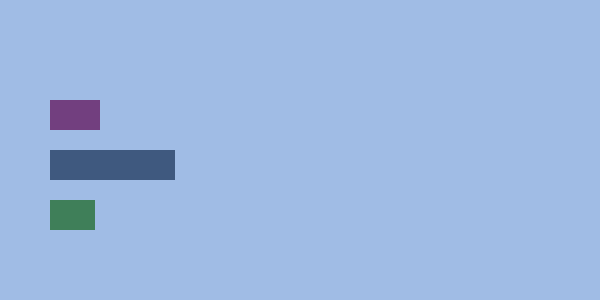
Frame 1 (no input)
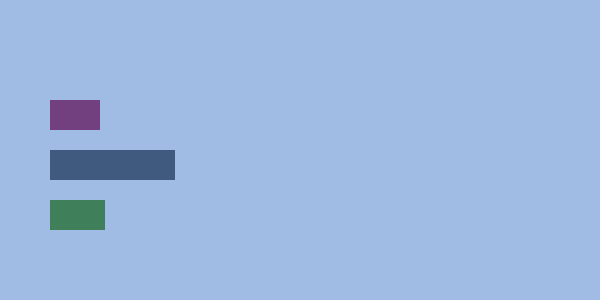
Frame 60 (the mouse pressed at the canvas centre just before this capture)
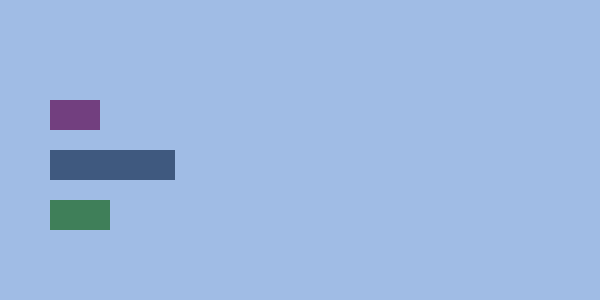
Frame 120 (the mouse held since frame 60 and released just before this capture)

The Processing sketch that drew these frames (run headless with seeded random() and noise(); from frame 60 on, the mouse is pressed at the canvas centre):

// Processing sketch: processing_21058
// ── processing_21058.pde

int hours;
int minutes;
int seconds;
int xpos = 0;

void setup() {
  size(600, 300);
  colorMode(HSB, 100);
  background(60,30,90);
  noStroke();
  smooth();
}

void draw() {
  background(60,30,90);

   // get system variables
 hours = hour();
 minutes = minute();
 seconds = second();
 
 println(hours + " " + minutes + " " + seconds);
 
    // center sketch
  translate(50,50);
  noFill();
  
    // hour hand
  fill(80, 50, 50);
  pushMatrix();
  rect(xpos,50,12.5*hours,30); //
  popMatrix();
  
    // minute hand
  fill(60, 50, 50);
  pushMatrix();
  rect(xpos,100,5*minutes,30); // 300
  popMatrix();
  
    // second hand
  fill(40, 50, 50);
  pushMatrix();
  rect(xpos,150,5*seconds,30); // 300
  popMatrix();

}
